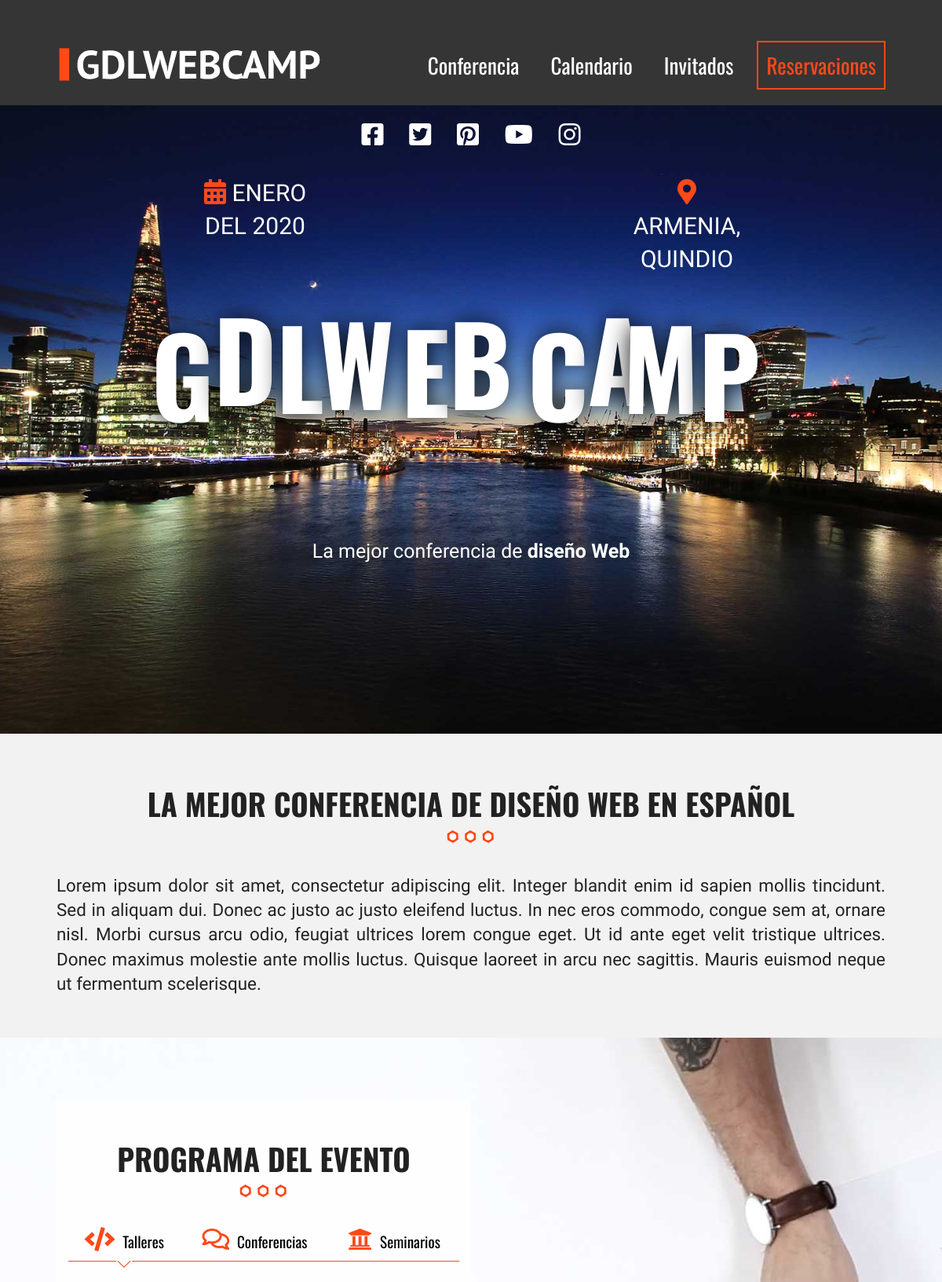
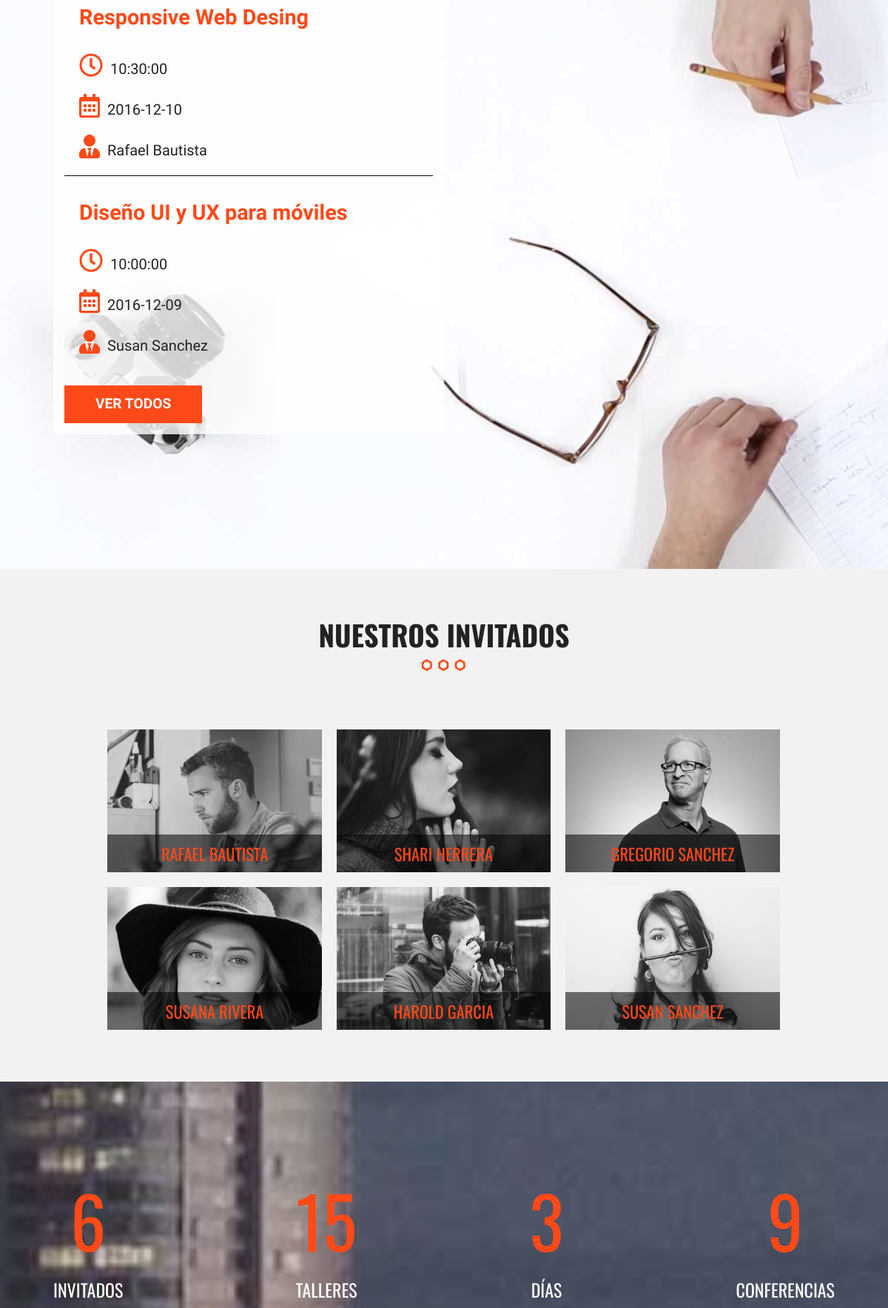
The page / (upper part) on the database its author committed (2 pictures, top to bottom).
### tables this page shows
CREATE TABLE `categoria_evento` (
  `id_categoria` int(11) NOT NULL,
  `cat_evento` varchar(50) NOT NULL,
  `icono` varchar(50) NOT NULL
);

CREATE TABLE `eventos` (
  `evento_id` int(11) NOT NULL,
  `nombre_evento` varchar(50) NOT NULL,
  `fecha_evento` date NOT NULL,
  `hora_evento` time NOT NULL,
  `id_cat_evento` int(10) NOT NULL,
  `id_inv` int(11) NOT NULL,
  `clave` varchar(10) NOT NULL
);

CREATE TABLE `invitados` (
  `invitado_id` int(11) NOT NULL,
  `nombre_invitado` varchar(30) NOT NULL,
  `apellido_invitado` varchar(30) NOT NULL,
  `descripcion` text DEFAULT NULL,
  `url_imagen` varchar(50) DEFAULT NULL
);

### index.php (the view, shortened to what this page needs)
<?php require "includes/templates/header.php"; ?>
    <section class="seccion contenedor">
        <h2>La Mejor Conferencia De Diseño Web En Español</h2>
        <p>
            Lorem ipsum dolor sit amet, consectetur adipiscing elit. Integer blandit enim id sapien mollis tincidunt. Sed in aliquam dui. Donec ac justo ac justo eleifend luctus. In nec eros commodo, congue sem at, ornare nisl. Morbi cursus arcu odio, feugiat ultrices
            lorem congue eget. Ut id ante eget velit tristique ultrices. Donec maximus molestie ante mollis luctus. Quisque laoreet in arcu nec sagittis. Mauris euismod neque ut fermentum scelerisque.
        </p>
    </section>
    <section class="programa">
        <div class="contenedor-video">
            <video autoplay loop poster="bg-talleres.jpg" muted>
                <source src="video/video.mp4" type="video/mp4">
                <source src="video/video.webm" type="video/webm">
                <source src="video/video.ogv" type="video/ogv">
            </video>
        </div>
        <div class="contenido-programa">
            <div class="contenedor">
                <div class="programa-evento">
                    <h2>Programa Del Evento</h2>
                    <?php
                        try {
                            require "includes/funciones/bd_conexion.php";
                            $sql = "SELECT * FROM categoria_evento";
                            $resultado = $conn->query($sql);
                        } catch (\Exception $e) {
                            echo $e->getMessage();
                        }
                        ?>
                    <nav class="menu-programa">
                        <?php while($cat = $resultado->fetch_array(MYSQLI_ASSOC)) { ?>
                             <?php $categoria = $cat['cat_evento'];?>
                             <?php $icono = $cat['icono'];?>
                             <a href="#<?php echo strtolower($categoria)?>"><i class="<?php echo $icono; ?>"></i><?php echo $categoria; ?></a>
                        <?php } ?>
                    </nav>
                    <?php
                            try {
                                $sql = "SELECT evento_id, nombre_evento, fecha_evento, hora_evento, cat_evento, icono, nombre_invitado, apellido_invitado ";
                                $sql .= " FROM eventos ";
                                $sql .= " INNER JOIN categoria_evento ";
                                $sql .= " ON eventos.id_cat_evento = categoria_evento.id_categoria ";
                                $sql .= " INNER JOIN invitados ";
                                $sql .= " ON eventos.id_inv = invitados.invitado_id ";
                                $sql .= "AND eventos.id_cat_evento = 1";
                                $sql .= " ORDER BY evento_id LIMIT 2;";
                                $sql .= "SELECT evento_id, nombre_evento, fecha_evento, hora_evento, cat_evento, icono, nombre_invitado, apellido_invitado ";
                                $sql .= " FROM eventos ";
                                $sql .= " INNER JOIN categoria_evento ";
                                $sql .= " ON eventos.id_cat_evento = categoria_evento.id_categoria ";
                                $sql .= " INNER JOIN invitados ";
                                $sql .= " ON eventos.id_inv = invitados.invitado_id ";
                                $sql .= "AND eventos.id_cat_evento = 2";
                                $sql .= " ORDER BY evento_id LIMIT 2;";
                                $sql .= "SELECT evento_id, nombre_evento, fecha_evento, hora_evento, cat_evento, icono, nombre_invitado, apellido_invitado ";
                                $sql .= " FROM eventos ";
                                $sql .= " INNER JOIN categoria_evento ";
                                $sql .= " ON eventos.id_cat_evento = categoria_evento.id_categoria ";
                                $sql .= " INNER JOIN invitados ";
                                $sql .= " ON eventos.id_inv = invitados.invitado_id ";
                                $sql .= "AND eventos.id_cat_evento = 3";
                                $sql .= " ORDER BY evento_id LIMIT 2;";
                            } catch (\Exception $e) {
                                echo $e->getMessage();
                            }
                     ?>
            <?php $conn->multi_query($sql); ?>
        <?php
                    do {
                        $resultado = $conn->store_result();
                        $row = $resultado->fetch_all(MYSQLI_ASSOC); ?>
                        <?php $i = 0; ?>
                        <?php foreach($row as $evento): ?>
                        <?php if($i % 2 == 0) : ?>
                        <div id="<?php echo strtolower($evento['cat_evento'])?>" class="info-curso ocultar clearfix">
                        <?php endif; ?>
                        <div class="detalle-evento">
                            <h3><?php echo utf8_encode($evento['nombre_evento']);?></h3>
                            <p><i class="far fa-clock"></i><?php echo $evento['hora_evento'];?></p>
                            <p><i class="far fa-calendar-alt"></i><?php echo $evento['fecha_evento'];?></p>
                            <p><i class="fas fa-user-tie"></i><?php echo $evento['nombre_invitado'] . " " . $evento['apellido_invitado'];?></p>
                        </div>
                    <?php if($i % 2 == 1) : ?>
                        <a href="calendario.php" class="button float-right">Ver Todos</a>
                    </div>
                    <?php endif; ?>
                    <?php $i++; ?>
                        <?php endforeach; ?>
                    <?php  } while ($conn->more_results() && $conn->next_result()); ?>
                </div>
            </div>
        </div>
</section>
    <?php require "includes/templates/invitados.php"; ?>
    <div class="contador parallax">
        <div class="contenedor">
            <ul class="resumen-evento">
                <li>
                    <p class="numero"></p>Invitados</li>
                <li>
                    <p class="numero"></p>Talleres</li>
                <li>
                    <p class="numero"></p>Días</li>
                <li>
                    <p class="numero"></p>Conferencias</li>
            </ul>
        </div>
    </div>
    <?php require "includes/templates/footer.php"; ?>

### includes/templates/invitados.php (shortened to what this page needs)
<section class="seccion contenedor">
     <h2>Nuestros Invitados</h2>
     <?php
       try {
         require "includes/funciones/bd_conexion.php";
         $sql = "SELECT * FROM invitados";
         $resultado = $conn->query($sql);
       } catch (\Exception $e) {
           echo $e->getMessage();
       }
     ?>
         <section class="invitados contenedor seccion">
            <ul class="lista-invitados clearfix">
               <?php while ($invitados = $resultado->fetch_assoc() ) { ?>
                     <li>
                         <div class="invitado">
                              <a class="invitado_info" href="#invitado<?php echo $invitados['invitado_id']; ?>">
                                 <img src="img/<?php echo $invitados['url_imagen']; ?>" alt="">
                                 <p><?php echo $invitados['nombre_invitado']. " " . $invitados['apellido_invitado'] ?></p>
                             </a>
                         </div>
                     </li>
                  <?php } ?>
             </ul>
        </section>
 </section>

### css/all.css (style rules this page uses)
.fa, .fas, .far, .fal, .fad, .fab { -moz-osx-font-smoothing: grayscale; -webkit-font-smoothing: antialiased; display: inline-block; font-style: normal; font-variant: normal; text-rendering: auto; line-height: 1; }
.fa-calendar-alt:before { content: "\f073"; }
.fa-clock:before { content: "\f017"; }
.fa-code:before { content: "\f121"; }
.fa-comments:before { content: "\f086"; }
.fa-university:before { content: "\f19c"; }
.fa-user-tie:before { content: "\f508"; }
.far { font-family: 'Font Awesome 5 Free'; font-weight: 400; }
.fa, .fas { font-family: 'Font Awesome 5 Free'; font-weight: 900; }

### rows shown on the page
categoria_evento: cat_evento "Talleres"
categoria_evento: cat_evento "Conferencias"
categoria_evento: cat_evento "Seminarios"
eventos: nombre_evento "Responsive Web Desing", hora_evento "10:30:00", fecha_evento "2016-12-10", id_inv.nombre_invitado "Rafael", id_inv.apellido_invitado "Bautista"
eventos: nombre_evento "Diseño UI y UX para móviles", hora_evento "10:00:00", fecha_evento "2016-12-09", id_inv.nombre_invitado "Susan", id_inv.apellido_invitado "Sanchez", shows "VER TODOS"
invitados: url_imagen (picture), nombre_invitado "RAFAEL", apellido_invitado "BAUTISTA"
invitados: url_imagen (picture), nombre_invitado "SHARI", apellido_invitado "HERRERA"
invitados: url_imagen (picture), nombre_invitado "GREGORIO", apellido_invitado "SANCHEZ"
invitados: url_imagen (picture), nombre_invitado "SUSANA", apellido_invitado "RIVERA"
invitados: url_imagen (picture), nombre_invitado "HAROLD", apellido_invitado "GARCIA"
invitados: url_imagen (picture), nombre_invitado "SUSAN", apellido_invitado "SANCHEZ"
